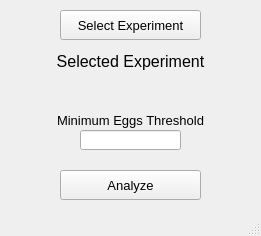
<?xml version="1.0" encoding="UTF-8"?>
<ui version="4.0">
 <class>MainWindow</class>
 <widget class="QMainWindow" name="MainWindow">
  <property name="geometry">
   <rect>
    <x>0</x>
    <y>0</y>
    <width>261</width>
    <height>236</height>
   </rect>
  </property>
  <property name="windowTitle">
   <string>MainWindow</string>
  </property>
  <widget class="QWidget" name="centralwidget">
   <widget class="QWidget" name="layoutWidget_3">
    <property name="geometry">
     <rect>
      <x>10</x>
      <y>50</y>
      <width>241</width>
      <height>50</height>
     </rect>
    </property>
    <layout class="QVBoxLayout" name="verticalLayout">
     <item>
      <widget class="QLabel" name="selectedExperimentStaticLabel">
       <property name="font">
        <font>
         <pointsize>12</pointsize>
        </font>
       </property>
       <property name="text">
        <string>Selected Experiment</string>
       </property>
       <property name="alignment">
        <set>Qt::AlignCenter</set>
       </property>
      </widget>
     </item>
     <item>
      <widget class="QLabel" name="selectedExperimentLabel">
       <property name="font">
        <font>
         <pointsize>10</pointsize>
        </font>
       </property>
       <property name="text">
        <string>&lt;ExperimentName&gt;</string>
       </property>
       <property name="alignment">
        <set>Qt::AlignCenter</set>
       </property>
      </widget>
     </item>
    </layout>
   </widget>
   <widget class="QPushButton" name="selectExperimentButton">
    <property name="geometry">
     <rect>
      <x>60</x>
      <y>10</y>
      <width>141</width>
      <height>30</height>
     </rect>
    </property>
    <property name="font">
     <font>
      <pointsize>10</pointsize>
     </font>
    </property>
    <property name="text">
     <string>Select Experiment</string>
    </property>
   </widget>
   <widget class="QPushButton" name="anaButton">
    <property name="geometry">
     <rect>
      <x>60</x>
      <y>170</y>
      <width>141</width>
      <height>30</height>
     </rect>
    </property>
    <property name="font">
     <font>
      <pointsize>10</pointsize>
     </font>
    </property>
    <property name="text">
     <string>Analyze</string>
    </property>
   </widget>
   <widget class="QLineEdit" name="minEggsLineEdit">
    <property name="geometry">
     <rect>
      <x>80</x>
      <y>130</y>
      <width>101</width>
      <height>20</height>
     </rect>
    </property>
    <property name="alignment">
     <set>Qt::AlignCenter</set>
    </property>
   </widget>
   <widget class="QLabel" name="minEggsLabel">
    <property name="geometry">
     <rect>
      <x>40</x>
      <y>110</y>
      <width>181</width>
      <height>20</height>
     </rect>
    </property>
    <property name="font">
     <font>
      <pointsize>10</pointsize>
     </font>
    </property>
    <property name="text">
     <string>Minimum Eggs Threshold</string>
    </property>
    <property name="alignment">
     <set>Qt::AlignCenter</set>
    </property>
   </widget>
  </widget>
  <widget class="QMenuBar" name="menubar">
   <property name="geometry">
    <rect>
     <x>0</x>
     <y>0</y>
     <width>261</width>
     <height>21</height>
    </rect>
   </property>
  </widget>
  <widget class="QStatusBar" name="statusbar"/>
 </widget>
 <resources/>
 <connections/>
</ui>
